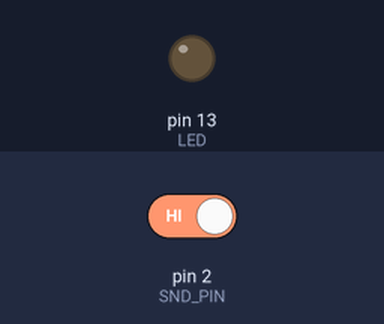
Bench run of a sketch on a simulated Arduino Uno, built with avr-gcc and run on an emulated ATmega328P. Shown: output pins drawn as LEDs (lit = HIGH). The inputs (shaded band) are chosen by the test bench; at power-on: pin 2 (SND_PIN) HIGH.

Above: at 1.2 s.
1.3 s: pin 2 (SND_PIN) driven LOW
At 2.1 s:
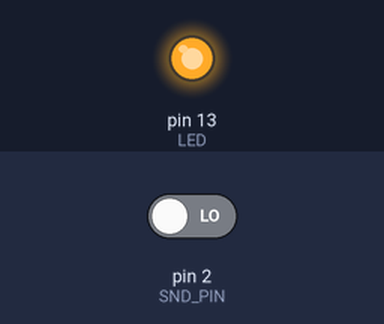
Timing chart, 0 to 4.3 s (numbered marks = the images above; inputs shaded):
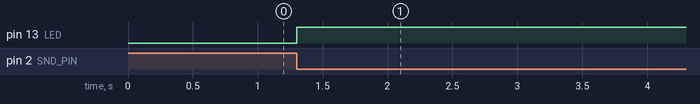

The sketch:

Sound_Detector_Interrupt.ino
```cpp
//SND is connected on pin 2 (external interrupt 0)
//and the LED will be flipped when the interrupt is raised
//SND will go LOW when sound is detected
#define SND_PIN  2
#define LED 13

volatile int state = LOW;

void setup()
{
  pinMode(LED, OUTPUT);
  attachInterrupt(0, blink, FALLING);
}

void loop()
{
  digitalWrite(LED, state);
}

void blink()
{
  state =! state;
}
```

Measured:
- after the input at 1.3 s, pin 13 (LED): LOW → HIGH at once
